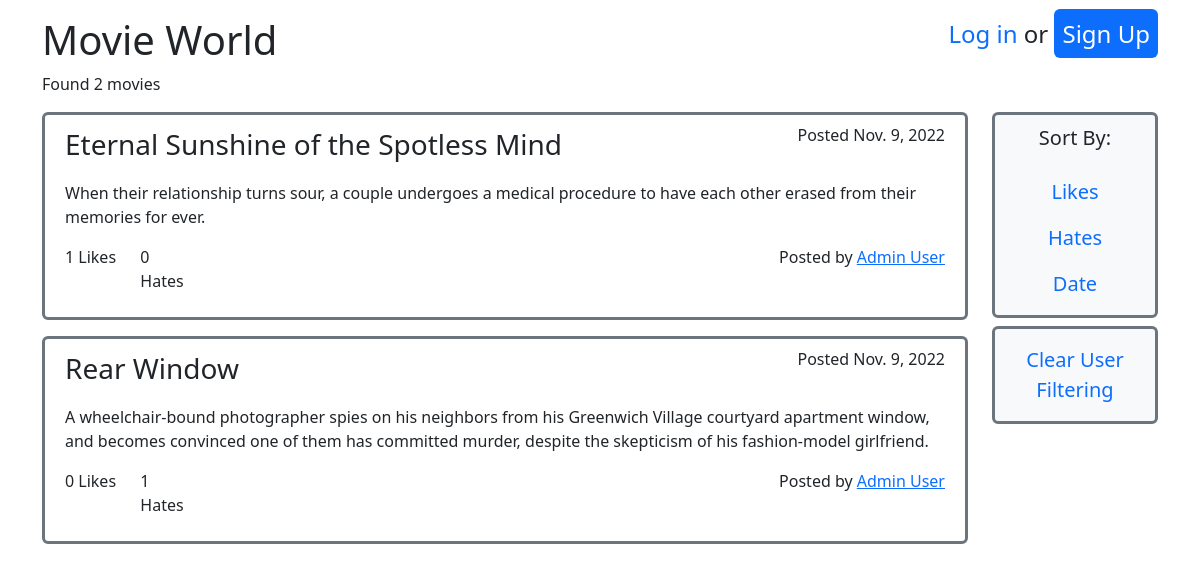
The app's page /?u=1 with its own data.
### movieworld/models.py (models this page shows, shortened)
class Movie(models.Model):
    title = models.CharField(max_length=50)
    description = models.TextField()
    user = models.ForeignKey(User, on_delete=models.CASCADE)
    date = models.DateField(auto_now_add=True)

### movieworld/views.py (the view, shortened to what this page needs)
# urls.py: path("", views.Index.as_view(), name="index"),
class Index(TemplateView):
    template_name = "index.html"
    def get_context_data(self, **kwargs):
        context = super(Index, self).get_context_data(**kwargs)
        param_dict = self.request.GET.dict()
        user_filter = None
        sort = None
        if param_dict:
            if "u" in param_dict.keys():
                user_filter = param_dict["u"]
            if "s" in param_dict.keys():
                sort = param_dict["s"]
        user = self.request.user
        movies = Movie.objects.all().annotate(
            likes=Count("opinion", filter=Q(opinion__like=True)),
            hates=Count("opinion", filter=Q(opinion__like=False)),
            user_opinion=Subquery(
                Opinion.objects.filter(
                    user__id=user.id, movie__id=OuterRef("id")
                ).values("like")
            ),
        )
        if user_filter is not None:
            movies = movies.filter(user=user_filter)
        movies_count = len(movies)
        context.update(
            {
                "user": user,
                "movies": movies,
                "movie_count": movies_count,
                "sort": sort,
                "user_filter": user_filter,
                "request": self.request,
            }
        )
        return context

### movieworld/templates/index.html (shortened to what this page needs)
{% extends 'base.html' %}
{% load spurl %}
{% block main %}
    <div class="container">
        <div class="row mt-3">
            <div class="col-6">
                <h1>Movie World</h1>
            </div>
            <div class="col-6 text-end fs-4">
                {% if user.is_authenticated %}
                <span id="logged_links">
                    <p class="mb-0">Welcome back {{user.get_full_name}}</p>
                    <a class="btn btn-secondary" role="button" href="{% url 'logout' %}">Log Out</a>
                </span>
                {% else %}
                <span id="login_links">
                    <a id='login' class="text-decoration-none" href="{% url 'login' %}">Log in</a>
                    or
                    <a id='signup' class="text-decoration-none bg-primary text-white p-2 rounded" href="{% url 'register' %}">Sign Up</a>
                </span>
                {% endif %}
            </div>
        </div>
        <div class="row">
            <div class="col-12" id="subtitle">
                <p>Found {{movie_count}} movies</p>
            </div>
        </div>
        <div class="row">
            <div class="col-10">
                <div id="movies">
                    {% for movie in movies %}
                    <div class="movie_elem mb-3 border border-3 border-secondary rounded p-2" id="{{movie.id}}" >
                        <div class="container">
                            <div class="row">
                                <div class="col-8">
                                    <p class="fs-3">{{movie.title}}</p>
                                </div>
                                <div class="col-4 text-end">
                                    <p>Posted {{movie.date}}</p>
                                </div>
                            </div>
                            <div class="row">
                                <p>{{movie.description}}</p>
                            </div>
                            <div class="row">
                                <div class="col-2">
                                    <div class="row">
                                        <div class="col-6">
                                            <p class="likes_count">{{movie.likes}} Likes</p>
                                        </div>
                                        <div class="col-6">
                                            <p class="hates_count">{{movie.hates}} Hates</p>
                                        </div>
                                    </div>
                                </div>
                                <div class="col-5 text-center">
                                </div>
                                <div class="col-5 text-end">
                                    {% if movie.user == user %}
                                        <p> Posted by <a href="{% spurl path=request.get_full_path set_query="u={{user.id}}" %}" >You</a></p>
                                    {% else %}
                                        <p> Posted by <a href="{% spurl path=request.get_full_path set_query="u={{movie.user_id}}" %}" >{{movie.user.get_full_name}}</a></p>
                                    {% endif %}
                                </div>
                            </div>
                        </div>
                    </div>
                    {% endfor %}
                </div>
            </div>
            <div class="col-2">
                <div id="filters" class="border border-3 border-secondary rounded bg-light fs-5 text-center nav nav-pills flex-column p-2">
                    <p id="filter_title">Sort By:</p>
                    <a class="filter_links nav-link" id="sort_by_likes" href="{% spurl path=request.get_full_path set_query="s=l" %}">Likes</a>
                    <a class="filter_links nav-link" id="sort_by_hates" href="{% spurl path=request.get_full_path set_query="s=h" %}">Hates</a>
                    <a class="filter_links nav-link" id="sort_by_date" href="{% spurl path=request.get_full_path set_query="s=d" %}">Date</a>
                </div>
                {% if user_filter != None %}
                    <div class="border border-3 border-secondary rounded bg-light fs-5 text-center nav  flex-column p-2 mt-2">
                        <a class="nav-link" href="{% spurl path=request.get_full_path remove_query_param="u" %}">Clear User Filtering</a>
                    </div>
                {% endif %}
            </div>
        </div>
    </div>
{% endblock main %}

### records on screen
Movie: title "Eternal Sunshine of the Spotless Mind", date "Nov. 9, 2022", description "When their relationship turns sour, a couple undergoes a medical procedure to have each other erased from their memories for ever.", likes "1", hates "0", user.get_full_name "Admin User"
Movie: title "Rear Window", date "Nov. 9, 2022", description "A wheelchair-bound photographer spies on his neighbors from his Greenwich Village courtyard apartment window, and becomes convinced one of them has committed murder, despite the skepticism of his fashion-model girlfriend.", likes "0", hates "1", user.get_full_name "Admin User"

### other values on screen
{{ movie_count }} "2"
